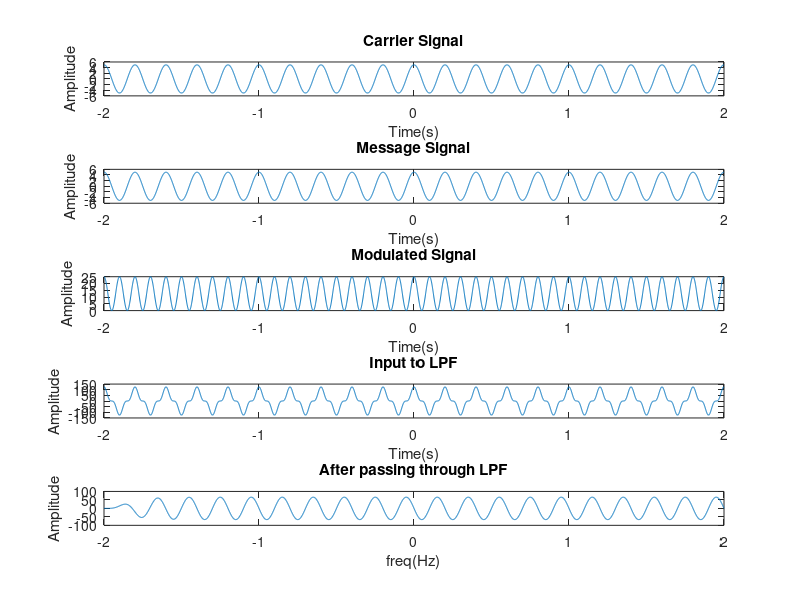

Write MATLAB code to recreate this figure.
clc;
close all;
Fm=input('Fm:');
Fc=input('Fc:');
Am=input('Am:');
Ac=input('Ac:');
tc=1/Fc;
tm=1/Fm;
t=-2:0.001:2;
f=-2:0.001:2;
mt= Am*cos(2*pi*Fm*t);
ct= Ac*cos(2*pi*Fc*t);
st=mt.*ct;
tSamp=0.001;
fSamp=1/tSamp;
ord=6;
wn=Fc/(fSamp/2);
[b,a]=butter(ord,wn,'low');
LPin=st.*ct;
MsgRec=filter(b,a,LPin);
subplot(5,1,1);
plot(t,ct);
title('Carrier Signal');
xlabel('Time(s)');
ylabel('Amplitude');
subplot(5,1,2);
plot(t,mt);
title('Message Signal');
xlabel('Time(s)');
ylabel('Amplitude');
subplot(5,1,3);
plot(t,st);
title('Modulated Signal');
xlabel('Time(s)');
ylabel('Amplitude');
subplot(5,1,4);
plot(t,LPin);
title('Input to LPF');
xlabel('Time(s)');
ylabel('Amplitude');
subplot(5,1,5);
plot(f,MsgRec);
title('After passing through LPF');
xlabel('freq(Hz)');
ylabel('Amplitude');